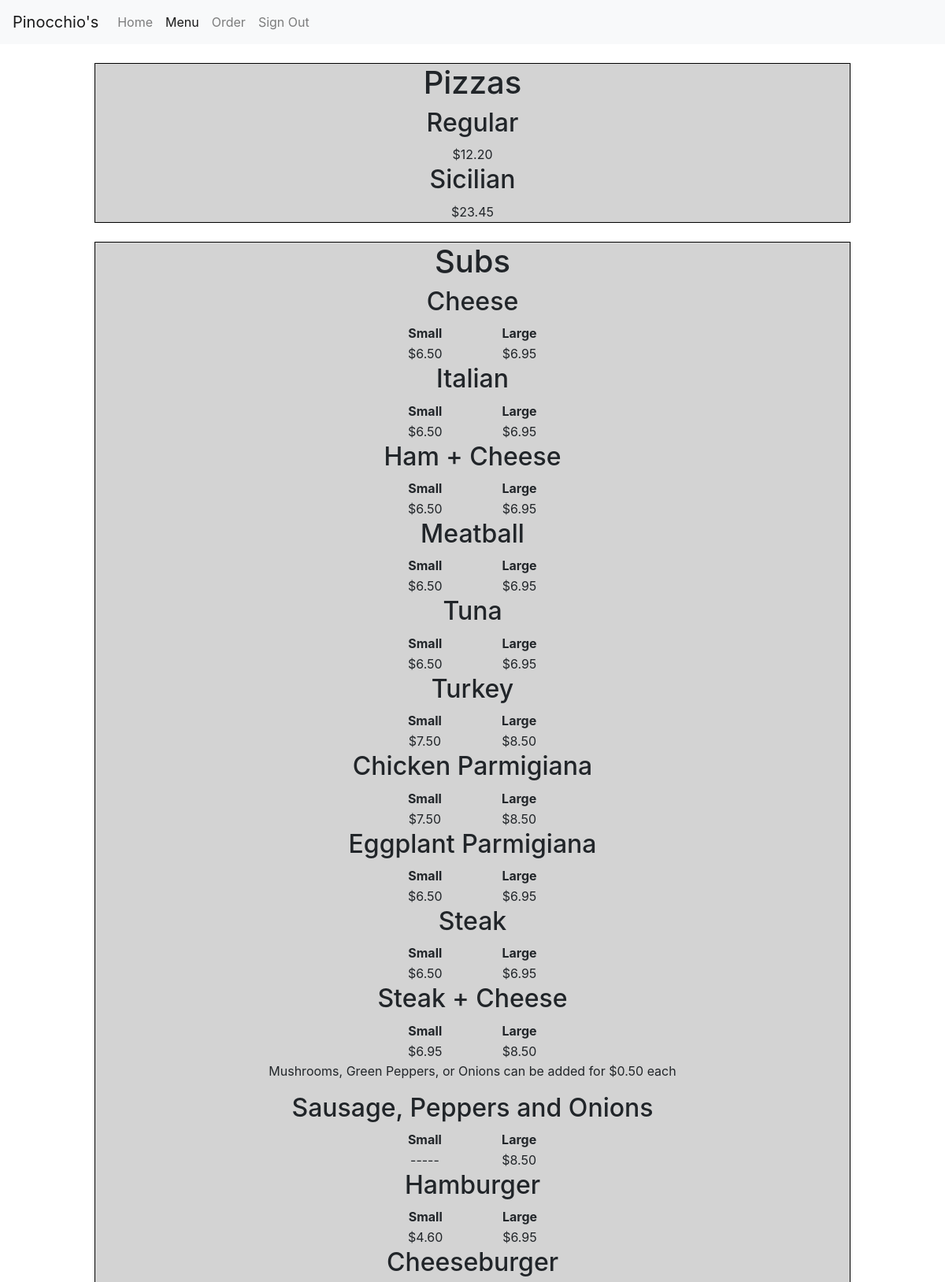
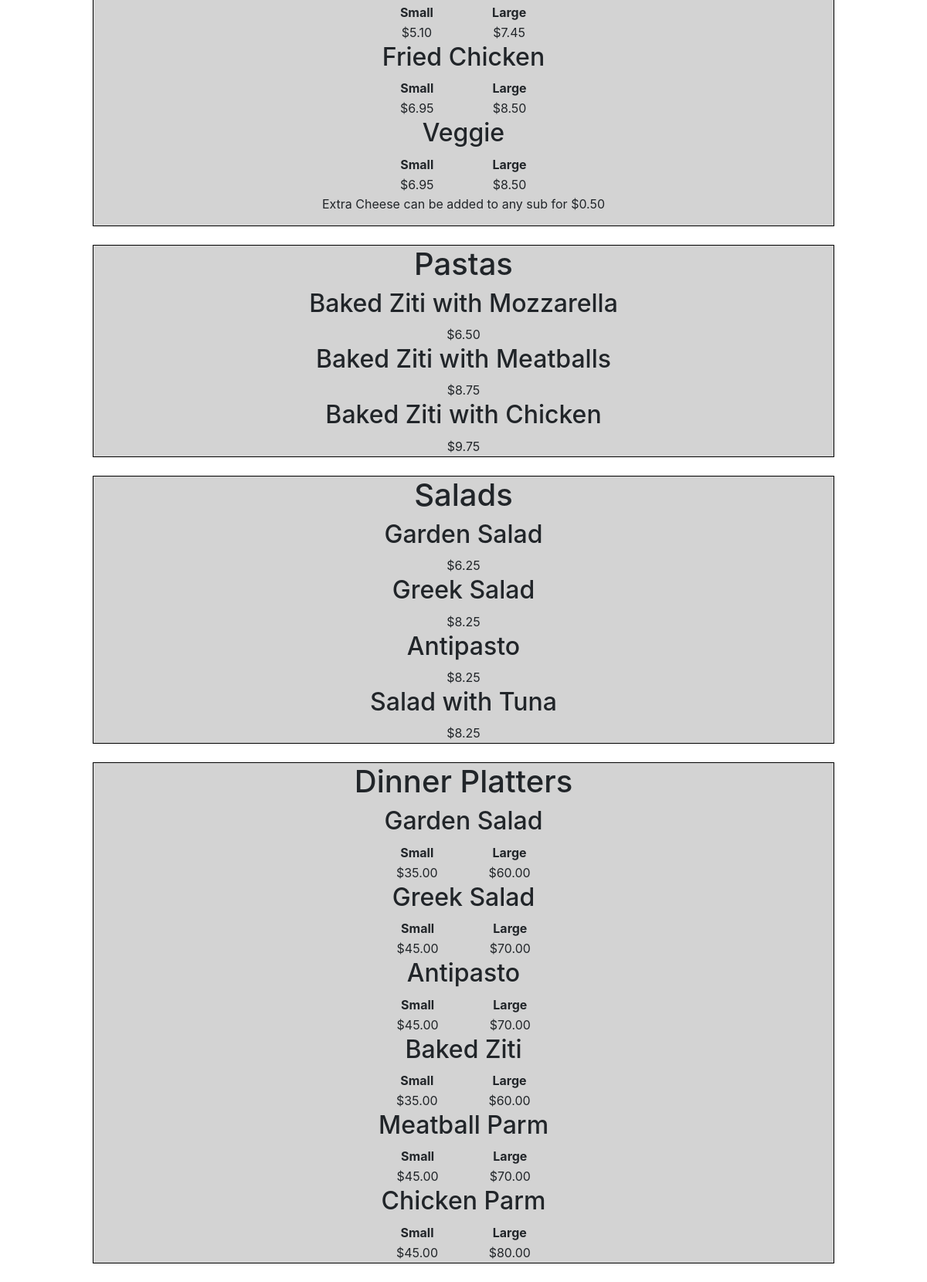
The app's page /menu (signed in) with its own data (2 pictures, top to bottom).
### orders/models.py (models this page shows, shortened)
class Food(models.Model):
	name = models.CharField(max_length=32)
	style = models.ManyToManyField(Style)
	def __str__(self):
   		return f'{self.name}'

class Style(models.Model):
	name = models.CharField(max_length=32)
	sizeList = models.ForeignKey(SizeList, on_delete=models.CASCADE)
	legalExtras = models.ManyToManyField(Extra, blank=True)
	def __str__(self):
   		return f'{self.name}'

class SizeList(models.Model):
	name = models.CharField(max_length=32)
	small = models.ForeignKey(PriceList, on_delete=models.CASCADE, null=True, blank=True, related_name='smallPrices')
	large = models.ForeignKey(PriceList, on_delete=models.CASCADE, null=True, blank=True, related_name='largePrices')

class PriceList(models.Model):
	noExtra = models.DecimalField(max_digits=5, decimal_places=2, null=True, blank=True)
	oneExtra = models.DecimalField(max_digits=5, decimal_places=2, null=True, blank=True)
	twoExtra = models.DecimalField(max_digits=5, decimal_places=2, null=True, blank=True)
	threeExtra = models.DecimalField(max_digits=5, decimal_places=2, null=True, blank=True)
	special = models.DecimalField(max_digits=5, decimal_places=2, null=True, blank=True)

### orders/views.py (the view)
# urls.py: path("menu", views.menu, name="menu"),
def menu(request):
	return render(request, "orders/menu.html", foodContext)

### orders/templates/orders/menu.html
{% extends "orders/base.html" %}
{% block body %}
	{% for food in foods %}
		<div class="menu-container text-center">
			<h1>{{food}}</h1>
				{% for style in food.style.all %}
					<h2>{{style}}</h2>
						{% if food.name == "Pizza" %}
							<table class="menu-table">
								<tr>
									<th>Toppings</th>
							    	<th>Small</th>
							    	<th>Large</th>
								</tr>
								<tr>
									<td>Cheese</td>
							    	<td>${{style.sizeList.small.noExtra}}</td>
							    	<td>${{style.sizeList.large.noExtra}}</td>
								</tr>
								<tr>
									<td>1 Topping</td>
							    	<td>${{style.sizeList.small.oneExtra}}</td>
							    	<td>${{style.sizeList.large.oneExtra}}</td>
								</tr>
								<tr>
									<td>2 Toppings</td>
							    	<td>${{style.sizeList.small.twoExtra}}</td>
							    	<td>${{style.sizeList.large.twoExtra}}</td>
								</tr>
								<tr>
									<td>3 Toppings</td>
							    	<td>${{style.sizeList.small.threeExtra}}</td>
							    	<td>${{style.sizeList.large.threeExtra}}</td>
								</tr>
								<tr>
									<td>Special</td>
							    	<td>${{style.sizeList.small.special}}</td>
							    	<td>${{style.sizeList.large.special}}</td>
								</tr>
							</table>
							{% if style.name == "Sicilian" %}
								<div>
									<h2>Toppings</h2>
										{% for extra in extras %}
											<div class="toppings-list">{{extra}}</div>
										{% endfor %}
								</div>
							{% endif %}
						{% elif food.name == "Subs" or food.name == "Dinner Platters"%}
							<table class="menu-table">
								<tr>
							    	<th>Small</th>
							    	<th>Large</th>
								</tr>
								<tr>
									{% if style.sizeList.small.noExtra != None %}
							    		<td>${{style.sizeList.small.noExtra}}</td>
							    	{% else %}
							    		<td>-----</td>
							    	{% endif %}
							    	{% if style.sizeList.large.noExtra != None %}
							    		<td>${{style.sizeList.large.noExtra}}</td>
							    	{% else %}
							    		<td>-----</td>
							    	{% endif %}
								</tr>
							</table>
								{% if style.name == "Steak + Cheese" %}
									<p>Mushrooms, Green Peppers, or Onions can be added for $0.50 each </p>
								{% endif %}
						{% else %}
							<table class="menu-table">
								<tr>
									<td>${{style.sizeList.small.noExtra}}</td>
								</tr>
							</table>
					{% endif %}
				{% endfor %}
					{% if food.name == "Subs" %}
						<p>Extra Cheese can be added to any sub for $0.50</p>
					{% endif %}
		</div>
	{% endfor %}
{% endblock %}

### orders/static/orders/styles/style.css (style rules this page uses)
.menu-container { background-color: lightgrey; border: 1px solid black; margin: 2% auto 2% auto; width: 80vw; }
.menu-table { margin: auto; width: 25%; }

### records on screen
Food: name "Pizzas"
Style: name "Regular", sizeList.small.noExtra "12.20"
Style: name "Sicilian", sizeList.small.noExtra "23.45"
Food: name "Subs", shows "Extra Cheese can be added to any sub for $0.50"
Style: name "Cheese", sizeList.small.noExtra "6.50", sizeList.large.noExtra "6.95"
Style: name "Italian", sizeList.small.noExtra "6.50", sizeList.large.noExtra "6.95"
Style: name "Ham + Cheese", sizeList.small.noExtra "6.50", sizeList.large.noExtra "6.95"
Style: name "Meatball", sizeList.small.noExtra "6.50", sizeList.large.noExtra "6.95"
Style: name "Tuna", sizeList.small.noExtra "6.50", sizeList.large.noExtra "6.95"
Style: name "Turkey", sizeList.small.noExtra "7.50", sizeList.large.noExtra "8.50"
Style: name "Chicken Parmigiana", sizeList.small.noExtra "7.50", sizeList.large.noExtra "8.50"
Style: name "Eggplant Parmigiana", sizeList.small.noExtra "6.50", sizeList.large.noExtra "6.95"
Style: name "Steak", sizeList.small.noExtra "6.50", sizeList.large.noExtra "6.95"
Style: name "Steak + Cheese", sizeList.small.noExtra "6.95", sizeList.large.noExtra "8.50", shows "Mushrooms, Green Peppers, or Onions can be added for $0.50 each"
Style: name "Sausage, Peppers and Onions", sizeList.large.noExtra "8.50"
Style: name "Hamburger", sizeList.small.noExtra "4.60", sizeList.large.noExtra "6.95"
Style: name "Cheeseburger", sizeList.small.noExtra "5.10", sizeList.large.noExtra "7.45"
Style: name "Fried Chicken", sizeList.small.noExtra "6.95", sizeList.large.noExtra "8.50"
Style: name "Veggie", sizeList.small.noExtra "6.95", sizeList.large.noExtra "8.50"
Food: name "Pastas"
Style: name "Baked Ziti with Mozzarella", sizeList.small.noExtra "6.50"
Style: name "Baked Ziti with Meatballs", sizeList.small.noExtra "8.75"
Style: name "Baked Ziti with Chicken", sizeList.small.noExtra "9.75"
Food: name "Salads"
Style: name "Garden Salad", sizeList.small.noExtra "6.25"
Style: name "Greek Salad", sizeList.small.noExtra "8.25"
Style: name "Antipasto", sizeList.small.noExtra "8.25"
Style: name "Salad with Tuna", sizeList.small.noExtra "8.25"
Food: name "Dinner Platters"
Style: name "Garden Salad", sizeList.small.noExtra "35.00", sizeList.large.noExtra "60.00"
Style: name "Greek Salad", sizeList.small.noExtra "45.00", sizeList.large.noExtra "70.00"
Style: name "Antipasto", sizeList.small.noExtra "45.00", sizeList.large.noExtra "70.00"
Style: name "Baked Ziti", sizeList.small.noExtra "35.00", sizeList.large.noExtra "60.00"
Style: name "Meatball Parm", sizeList.small.noExtra "45.00", sizeList.large.noExtra "70.00"
Style: name "Chicken Parm", sizeList.small.noExtra "45.00", sizeList.large.noExtra "80.00"
